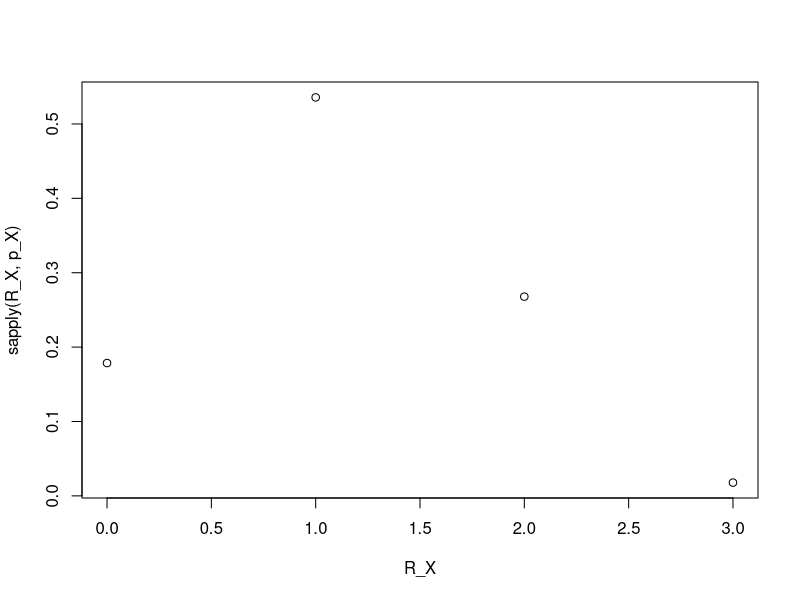
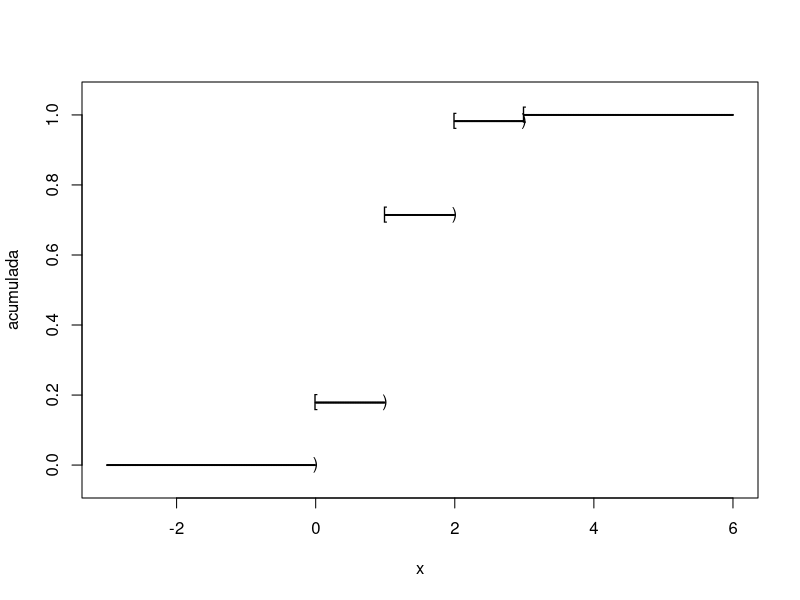

These charts were generated, in order, by the following R code: (Note: a time limit stopped this script after it produced the figures.)
# Dos equivalencias bien piola
#choose -> combinatorio
choose(10,3)*(1/6)^3 * (5/6)^7

#dbinom -> distribucion binomial
dbinom(3, size = 10, prob=1/6)

#prob de tener entre 3 y 8 unos
# Si una funcionse hace asi con (n:m) aplica esa funcion uno a uno
dbinom(3:8, size = 10, prob=1/6)

# Suma de todo (probabilidad de obtener entre 3 y 8 unos)
sum(dbinom(3:8, size = 10, prob=1/6))

dbinom(8, 10, 1/6) - dbinom(2,10, 1/6)



# Clase practica 2
# Variables aleatorias discretas
# Bolitas y proba de tener azules en 8 totales sin reposiciones
p_X <- function(x)
    {
    if (x %in% 0:3)
        ans <-(choose(5, 3-x)*choose(3,x))/choose(8,3)
    else
        ans <- 0
    ans
    }

R_X = 0:3

plot(R_X, sapply(R_X, p_X))

# Funcion de distribucion
F_X <- function(x){
    acum = 0
    if (x>= 0 & x<=3) 
        acum <- sum(sapply(0:x, p_X))
    if (x>3)
        acum <-1
    acum
}

F_X(2.4)

x <- seq(-3,6, length = 1000)
acumulada <- sapply(x, F_X)

# Graphic function
plot(x, acumulada, ylim = c(-0.05,1.05), cex=0.1)

for (x in R_X)
    {
    text(x,F_X(x), "[")
    text(x,F_X(x-0.01), ")")
}

sample(R_X, 1, prob = sapply(R_X, p_X))

set.seed(1234)

n_rep = seq(10,100000, length = 100)

simulacion <- rep(NA, 100)


for (i in 1:100)
{
    simulacion[i] <- mean(replicate(n_rep[i], sample(R_X, 1, prob = sapply(R_X, p_X))))
}


plot(n_rep, simulacion)
abline(h=63/56,col="red")
